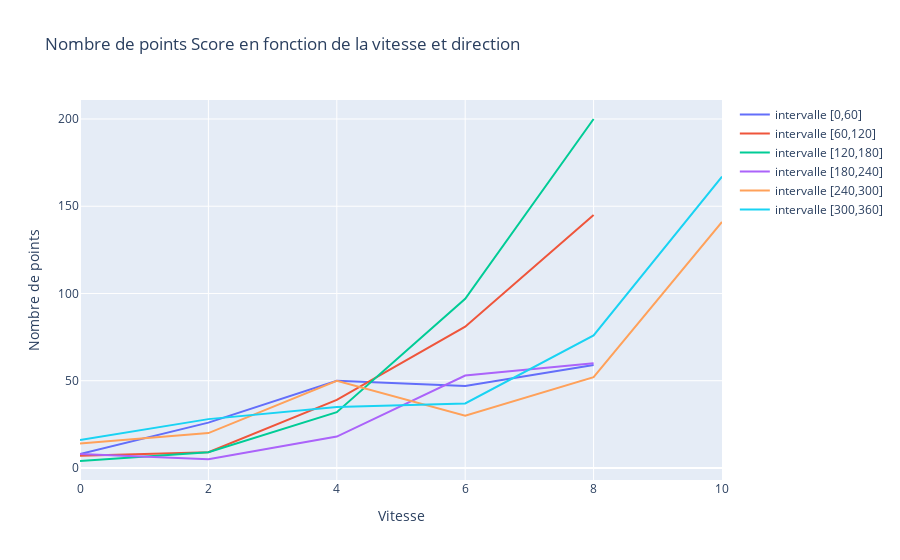

Write notebook code for a chart like this one.
### Code cell
import plotly.graph_objects as go
from sklearn.metrics import mean_squared_error

fig = go.Figure()

for i,angle_range in enumerate(intervals): 
    speed = np.arange(len(angle_range),step=2)
    scores = []
    for v_range in  angle_range:
        scores.append(len(v_range))
    fig.add_trace(go.Scatter(x=speed, y=scores,mode='lines',name="intervalle [{},{}]".format(i*60,(i+1)*60)))

fig.update_layout(
    title="Nombre de points Score en fonction de la vitesse et direction",
    xaxis_title="Vitesse",
    yaxis_title="Nombre de points",
)
fig.show()

### Figure 1 — Plotly figure (JSON) as saved in the notebook; plotly's stock layout.template omitted (floating-point values rounded to 4 significant figures)
{"data": [{"mode": "lines", "name": "intervalle [0,60]", "type": "scatter", "x": [0, 2, 4, 6, 8], "y": [8, 26, 50, 47, 59, 96, 16, 14, 11, 10]}, {"mode": "lines", "name": "intervalle [60,120]", "type": "scatter", "x": [0, 2, 4, 6, 8], "y": [7, 9, 39, 81, 145, 71, 62, 15, 5, 8]}, {"mode": "lines", "name": "intervalle [120,180]", "type": "scatter", "x": [0, 2, 4, 6, 8], "y": [4, 9, 32, 97, 200, 148, 96, 22, 7, 9]}, {"mode": "lines", "name": "intervalle [180,240]", "type": "scatter", "x": [0, 2, 4, 6, 8], "y": [8, 5, 18, 53, 60, 96, 37, 13, 13, 8]}, {"mode": "lines", "name": "intervalle [240,300]", "type": "scatter", "x": [0, 2, 4, 6, 8, 10], "y": [14, 20, 50, 30, 52, 141, 47, 34, 37, 27, 2]}, {"mode": "lines", "name": "intervalle [300,360]", "type": "scatter", "x": [0, 2, 4, 6, 8, 10], "y": [16, 28, 35, 37, 76, 167, 47, 30, 84, 55, 2]}], "layout": {"title": {"text": "Nombre de points Score en fonction de la vitesse et direction"}, "xaxis": {"title": {"text": "Vitesse"}}, "yaxis": {"title": {"text": "Nombre de points"}}}}
